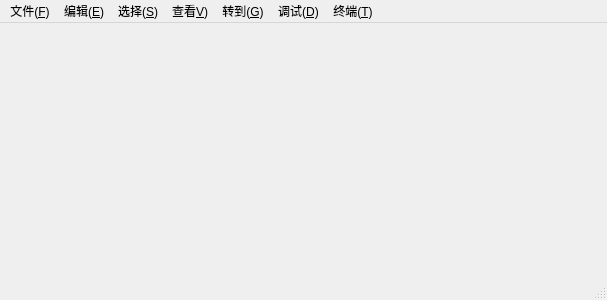
<?xml version="1.0" encoding="UTF-8"?>
<ui version="4.0">
 <class>MainWindow</class>
 <widget class="QMainWindow" name="MainWindow">
  <property name="geometry">
   <rect>
    <x>0</x>
    <y>0</y>
    <width>607</width>
    <height>300</height>
   </rect>
  </property>
  <property name="windowTitle">
   <string>MainWindow</string>
  </property>
  <widget class="QWidget" name="centralWidget"/>
  <widget class="QStatusBar" name="statusBar"/>
  <widget class="QMenuBar" name="menuBar">
   <property name="geometry">
    <rect>
     <x>0</x>
     <y>0</y>
     <width>607</width>
     <height>26</height>
    </rect>
   </property>
   <widget class="QMenu" name="menu">
    <property name="title">
     <string>文件(&amp;F)</string>
    </property>
   </widget>
   <widget class="QMenu" name="menu_2">
    <property name="title">
     <string>编辑(&amp;E)</string>
    </property>
   </widget>
   <widget class="QMenu" name="menu_3">
    <property name="title">
     <string>选择(&amp;S)</string>
    </property>
   </widget>
   <widget class="QMenu" name="menu_V">
    <property name="title">
     <string>查看&amp;V)</string>
    </property>
   </widget>
   <widget class="QMenu" name="menu_4">
    <property name="title">
     <string>转到(&amp;G)</string>
    </property>
   </widget>
   <widget class="QMenu" name="menu_5">
    <property name="title">
     <string>调试(&amp;D)</string>
    </property>
   </widget>
   <widget class="QMenu" name="menu_6">
    <property name="title">
     <string>终端(&amp;T)</string>
    </property>
   </widget>
   <addaction name="menu"/>
   <addaction name="menu_2"/>
   <addaction name="menu_3"/>
   <addaction name="menu_V"/>
   <addaction name="menu_4"/>
   <addaction name="menu_5"/>
   <addaction name="menu_6"/>
  </widget>
 </widget>
 <layoutdefault spacing="6" margin="11"/>
 <resources/>
 <connections/>
</ui>
